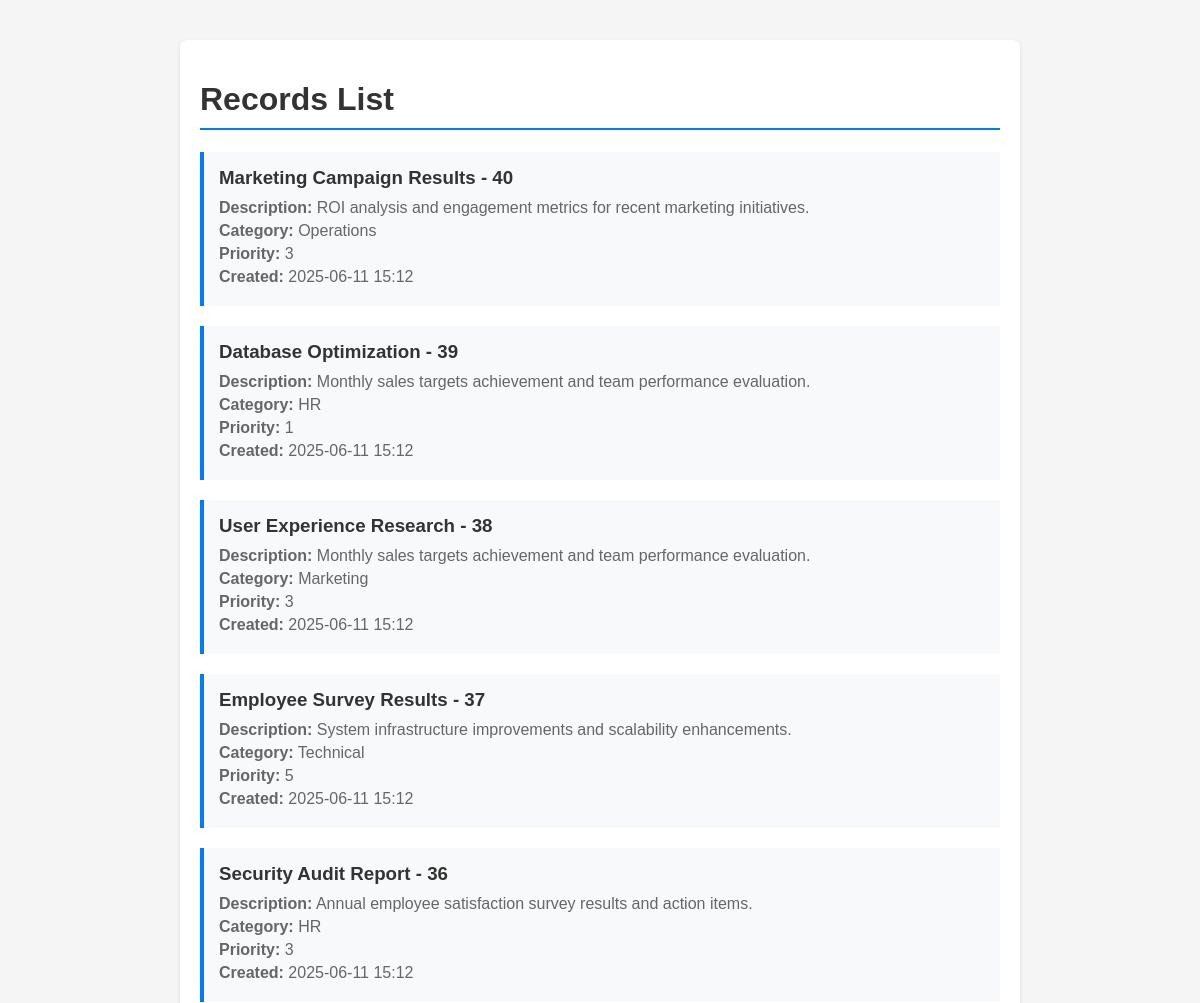
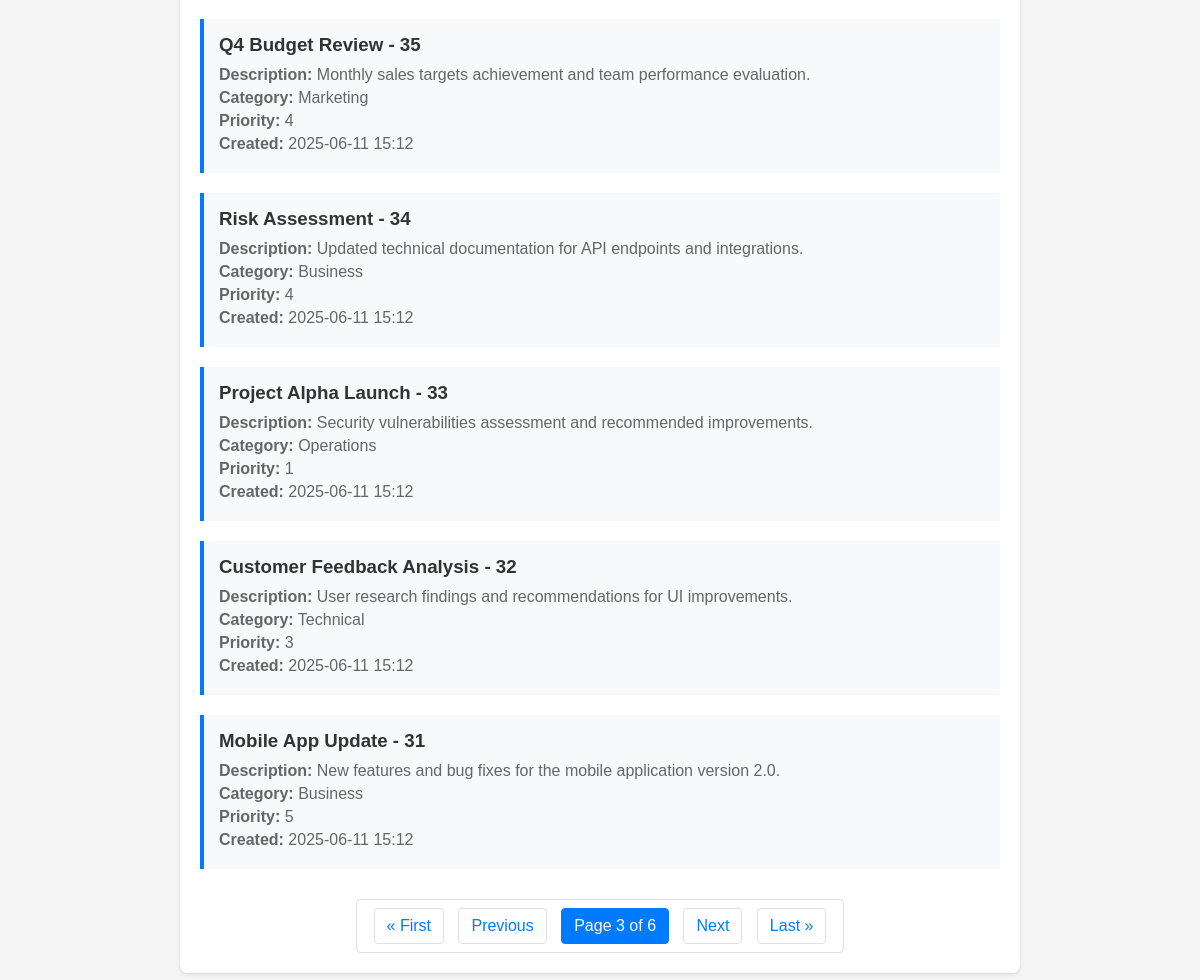
Screenshot of /records/?page=3 with the database file from the repository (2 pictures, top to bottom).
### records/models.py (models this page shows, shortened)
class Record(models.Model):
    title = models.CharField(max_length=200)
    description = models.TextField()
    created_at = models.DateTimeField(auto_now_add=True)
    category = models.CharField(max_length=50, default='General')
    priority = models.IntegerField(default=1)
    class Meta:
        ordering = ['-created_at']

### records/views.py (the view)
# urls.py: path('', views.record_list, name='record_list'),
def record_list(request):
    records = Record.objects.all()
    paginator = Paginator(records, 10)  # Show 10 records per page
    page_number = request.GET.get('page')
    page_obj = paginator.get_page(page_number)
    return render(request, 'records/record_list.html', {'page_obj': page_obj})

### records/templates/records/record_list.html (shortened to what this page needs)
<!DOCTYPE html>
<html>
<head>
</head>
<body>
    <div class="container">
        <h1>Records List</h1>
        {% for record in page_obj %}
        <div class="record">
            <h3>{{ record.title }}</h3>
            <p><strong>Description:</strong> {{ record.description }}</p>
            <p><strong>Category:</strong> {{ record.category }}</p>
            <p><strong>Priority:</strong> {{ record.priority }}</p>
            <p><strong>Created:</strong> {{ record.created_at|date:"Y-m-d H:i" }}</p>
        </div>
        {% endfor %}
        <div class="pagination">
            <span class="step-links">
                {% if page_obj.has_previous %}
                    <a href="?page=1">&laquo; First</a>
                    <a href="?page={{ page_obj.previous_page_number }}">Previous</a>
                {% else %}
                    <span class="disabled">&laquo; First</span>
                    <span class="disabled">Previous</span>
                {% endif %}
                <span class="current">
                    Page {{ page_obj.number }} of {{ page_obj.paginator.num_pages }}
                </span>
                {% if page_obj.has_next %}
                    <a href="?page={{ page_obj.next_page_number }}">Next</a>
                    <a href="?page={{ page_obj.paginator.num_pages }}">Last &raquo;</a>
                {% else %}
                    <span class="disabled">Next</span>
                    <span class="disabled">Last &raquo;</span>
                {% endif %}
            </span>
        </div>
    </div>
</body>
</html>

### records/templates/records/record_list.html (style rules this page uses)
body { font-family: Arial, sans-serif; margin: 40px; background-color: #f5f5f5; }
.container { max-width: 800px; margin: 0 auto; background-color: white; padding: 20px; border-radius: 8px; box-shadow: 0 2px 4px rgba(0,0,0,0.1); }
h1 { color: #333; border-bottom: 2px solid #007bff; padding-bottom: 10px; }
.record { margin: 20px 0; padding: 15px; border-left: 4px solid #007bff; background-color: #f8f9fa; }
.record h3 { margin: 0 0 10px 0; color: #333; }
.record p { margin: 5px 0; color: #666; }
.pagination { margin-top: 30px; text-align: center; }
.pagination a, .pagination span { display: inline-block; padding: 8px 12px; margin: 0 5px; text-decoration: none; color: #007bff; border: 1px solid #dee2e6; border-radius: 4px; }
.pagination .current { background-color: #007bff; color: white; border-color: #007bff; }

### rows the page displays
Record: title "Marketing Campaign Results - 40", description "ROI analysis and engagement metrics for recent marketing initiatives.", category "Operations", priority "3", created_at "2025-06-11 15:12"
Record: title "Database Optimization - 39", description "Monthly sales targets achievement and team performance evaluation.", category "HR", priority "1", created_at "2025-06-11 15:12"
Record: title "User Experience Research - 38", description "Monthly sales targets achievement and team performance evaluation.", category "Marketing", priority "3", created_at "2025-06-11 15:12"
Record: title "Employee Survey Results - 37", description "System infrastructure improvements and scalability enhancements.", category "Technical", priority "5", created_at "2025-06-11 15:12"
Record: title "Security Audit Report - 36", description "Annual employee satisfaction survey results and action items.", category "HR", priority "3", created_at "2025-06-11 15:12"
Record: title "Q4 Budget Review - 35", description "Monthly sales targets achievement and team performance evaluation.", category "Marketing", priority "4", created_at "2025-06-11 15:12"
Record: title "Risk Assessment - 34", description "Updated technical documentation for API endpoints and integrations.", category "Business", priority "4", created_at "2025-06-11 15:12"
Record: title "Project Alpha Launch - 33", description "Security vulnerabilities assessment and recommended improvements.", category "Operations", priority "1", created_at "2025-06-11 15:12"
Record: title "Customer Feedback Analysis - 32", description "User research findings and recommendations for UI improvements.", category "Technical", priority "3", created_at "2025-06-11 15:12"
Record: title "Mobile App Update - 31", description "New features and bug fixes for the mobile application version 2.0.", category "Business", priority "5", created_at "2025-06-11 15:12"

### other values shown
{{ page_obj.number }} "3"
{{ page_obj.paginator.num_pages }} "6"
